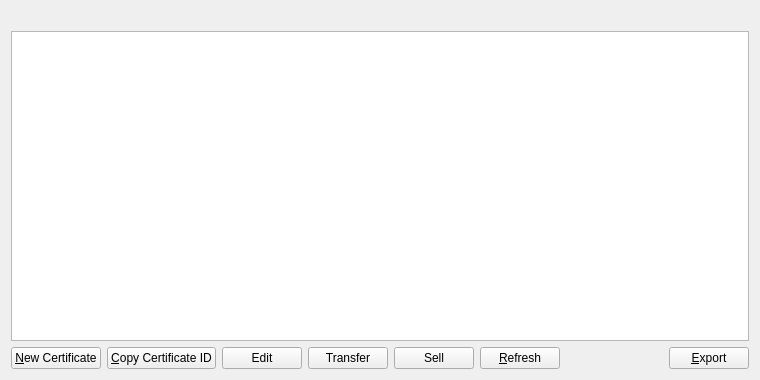
<?xml version="1.0" encoding="UTF-8"?>
<ui version="4.0">
 <class>MyCertListPage</class>
 <widget class="QWidget" name="MyCertListPage">
  <property name="geometry">
   <rect>
    <x>0</x>
    <y>0</y>
    <width>760</width>
    <height>380</height>
   </rect>
  </property>
  <property name="windowTitle">
   <string>My Certificates</string>
  </property>
  <layout class="QVBoxLayout" name="verticalLayout">
   <item>
    <widget class="QLabel" name="labelExplanation">
     <property name="textFormat">
      <enum>Qt::PlainText</enum>
     </property>
     <property name="wordWrap">
      <bool>true</bool>
     </property>
    </widget>
   </item>
   <item>
    <widget class="QTableView" name="tableView">
     <property name="contextMenuPolicy">
      <enum>Qt::CustomContextMenu</enum>
     </property>
     <property name="toolTip">
      <string/>
     </property>
     <property name="tabKeyNavigation">
      <bool>false</bool>
     </property>
     <property name="alternatingRowColors">
      <bool>true</bool>
     </property>
     <property name="selectionMode">
      <enum>QAbstractItemView::SingleSelection</enum>
     </property>
     <property name="selectionBehavior">
      <enum>QAbstractItemView::SelectRows</enum>
     </property>
     <property name="sortingEnabled">
      <bool>true</bool>
     </property>
     <attribute name="verticalHeaderVisible">
      <bool>false</bool>
     </attribute>
    </widget>
   </item>
   <item>
    <layout class="QHBoxLayout" name="horizontalLayout">
     <item>
      <widget class="QPushButton" name="newCert">
       <property name="toolTip">
        <string>Create a new certificate</string>
       </property>
       <property name="text">
        <string>&amp;New Certificate</string>
       </property>
      </widget>
     </item>
     <item>
      <widget class="QPushButton" name="copyCert">
       <property name="toolTip">
        <string>Copy the currently selected certificate to the system clipboard</string>
       </property>
       <property name="text">
        <string>&amp;Copy Certificate ID</string>
       </property>
      </widget>
     </item>
     <item>
      <widget class="QPushButton" name="editButton">
       <property name="toolTip">
        <string>Edit selected certificate</string>
       </property>
       <property name="text">
        <string>Edit</string>
       </property>
      </widget>
     </item>
     <item>
      <widget class="QPushButton" name="transferButton">
       <property name="toolTip">
        <string>Transfer selected certificate</string>
       </property>
       <property name="text">
        <string>Transfer</string>
       </property>
      </widget>
     </item>
     <item>
      <widget class="QPushButton" name="sellCertButton">
       <property name="toolTip">
        <string>Sell selected certificate</string>
       </property>
       <property name="text">
        <string>Sell</string>
       </property>
      </widget>
     </item>
     <item>
      <widget class="QPushButton" name="refreshButton">
       <property name="maximumSize">
        <size>
         <width>16777215</width>
         <height>48</height>
        </size>
       </property>
       <property name="toolTip">
        <string>Refresh certificate list</string>
       </property>
       <property name="text">
        <string>&amp;Refresh</string>
       </property>
      </widget>
     </item>
     <item>
      <spacer name="horizontalSpacer">
       <property name="orientation">
        <enum>Qt::Horizontal</enum>
       </property>
       <property name="sizeHint" stdset="0">
        <size>
         <width>40</width>
         <height>20</height>
        </size>
       </property>
      </spacer>
     </item>
     <item>
      <widget class="QPushButton" name="exportButton">
       <property name="toolTip">
        <string>Export the data in the current tab to a file</string>
       </property>
       <property name="text">
        <string>&amp;Export</string>
       </property>
      </widget>
     </item>
    </layout>
   </item>
  </layout>
 </widget>
 <resources>
  <include location="../syscoin.qrc"/>
 </resources>
 <connections/>
</ui>
